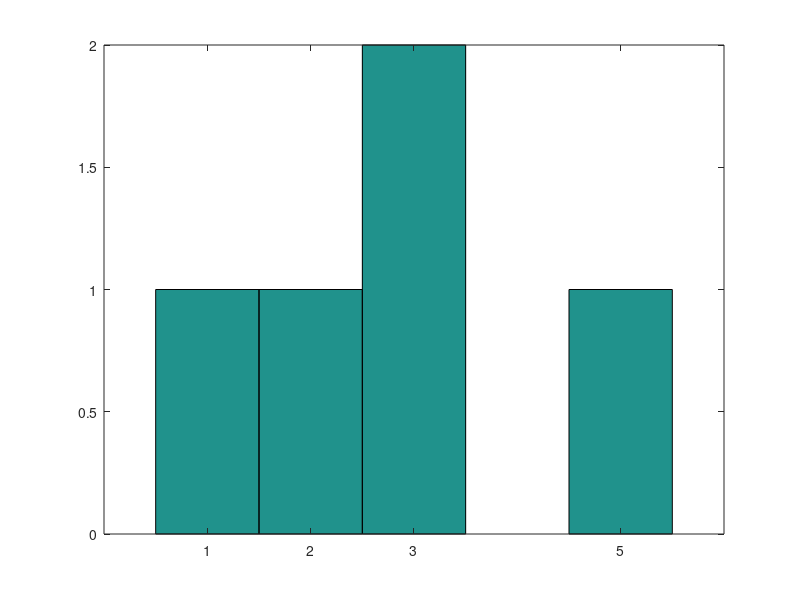

MATLAB code to generate this figure:
clear;clc
s = [ 1 1 1 2 2 2 3 1 1 5 5 5 5 5 ] 

load datatrab

%s=double(text);    
d = diff([s(1) + 1 s s(end)+1])  %% dá valores de quando encontramos uma sequencia nova! 1ª -> 1 2ª -> 2 3ª -> 3 4ª -> 31 5ª -> 5
iox = find(d~=0) %%posições do array s onde estão diferentes sequencias! primeiro 1 -> posicao 1; primeiro 2 -> posicao 4 ...
c=diff(iox) %% diferença entre as posições consecutivas de onde estão as diferente sequencias [ 3 (=4-1), 3 (=7-4) , ...]
RLE= zeros(1,2*length(c))
RLE(1:2:end) = s(iox(1:end-1))
RLE(2:2:end) = c
hist(c,unique(c)) %%RLE nao funciona bem porque existem poucas repetições da mesma sequencia 
                  %%o que se pode observar pela barra de 1 repetição ser a maior!